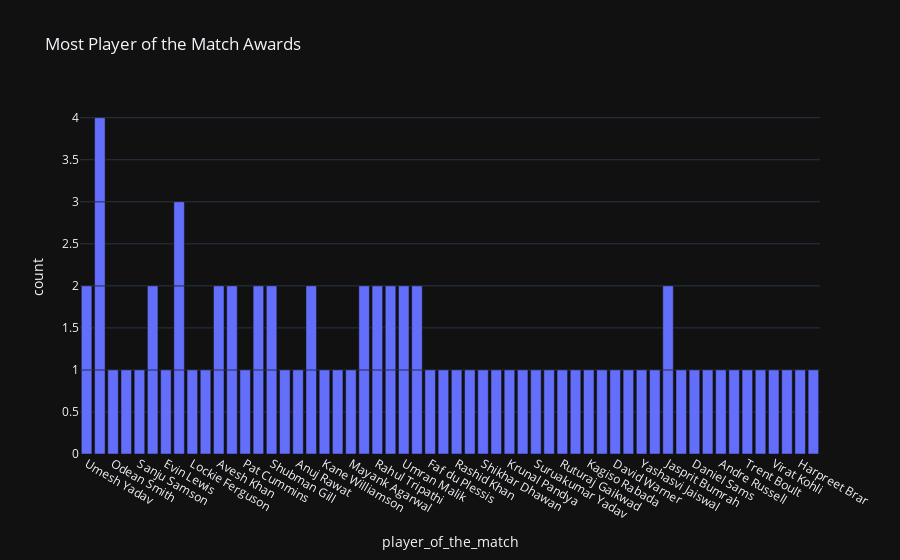

Here is the notebook cell this chart was saved with:
### Code cell
figure=px.bar(data,x=data['player_of_the_match'],
             title='Most Player of the Match Awards', template='plotly_dark')
figure.show()

### Figure 1 — Plotly figure (JSON) as saved in the notebook; plotly's stock layout.template omitted (floating-point values rounded to 4 significant figures)
{"data": [{"alignmentgroup": "True", "hovertemplate": "player_of_the_match=%{x}<br>count=%{y}<extra></extra>", "legendgroup": "", "marker": {"color": "#636efa", "pattern": {"shape": ""}}, "name": "", "offsetgroup": "", "orientation": "v", "showlegend": false, "textposition": "auto", "type": "bar", "x": ["Umesh Yadav", "Kuldeep Yadav", "Odean Smith", "Mohammed Shami", "Sanju Samson", "Wanindu Hasaranga", "Evin Lewis", "Umesh Yadav", "Jos Buttler", "Lockie Ferguson", "Liam Livingstone", "Avesh Khan", "Dinesh Karthik", "Pat Cummins", "Quinton de Kock", "Shubman Gill", "Abhishek Sharma", "Anuj Rawat", "Kuldeep Yadav", "Yuzvendra Chahal", "Kane Williamson", "Shivam Dube", "Mayank Agarwal", "Hardik Pandya", "Rahul Tripathi", "K L Rahul", "Dinesh Karthik", "Umran Malik", "David Miller", "Yuzvendra Chahal", "Faf du Plessis", "Kuldeep Yadav", "Mukesh Choudhary", "Jos Buttler", "Rashid Khan", "Marco Jansen", "K L Rahul", "Shikhar Dhawan", "Riyan Parag", "Umran Malik", "Kuldeep Yadav", "Krunal Pandya", "Rahul Tewatia", "Suruakumar Yadav", "Mohsin Khan", "Ruturaj Gaikwad", "Rinku Singh", "Kagiso Rabada", "Harshal Patel", "David Warner", "Tim David", "Yashasvi Jaiswal", "Avesh Khan", "Wanindu Hasaranga", "Devon Conway", "Jasprit Bumrah", "Shubman Gill", "Mitchell Marsh", "Daniel Sams", "Jonny Bairstow", "Andre Russell", "W. Saha", "Trent Boult", "Shardul Thakur", "Rahul Tripathi", "Quinton de Kock", "Virat Kohli", "R Aswin", "Jasprit Bumrah", "Harpreet Brar", "David Miller", "Rajat Patidar", "Jos Buttler", "Hardik Pandya"], "xaxis": "x", "y": [1, 1, 1, 1, 1, 1, 1, 1, 1, 1, 1, 1, 1, 1, 1, 1, 1, 1, 1, 1, 1, 1, 1, 1, 1, 1, 1, 1, 1, 1, 1, 1, 1, 1, 1, 1, 1, 1, 1, 1, 1, 1, 1, 1, 1, 1, 1, 1, 1, 1, 1, 1, 1, 1, 1, 1, 1, 1, 1, 1, 1, 1, 1, 1, 1, 1, 1, 1, 1, 1, 1, 1, 1, 1], "yaxis": "y"}], "layout": {"autosize": true, "barmode": "relative", "legend": {"tracegroupgap": 0}, "title": {"text": "Most Player of the Match Awards"}, "xaxis": {"anchor": "y", "autorange": false, "domain": [0, 1], "range": [-0.5, 55.5], "title": {"text": "player_of_the_match"}, "type": "category"}, "yaxis": {"anchor": "x", "autorange": false, "domain": [0, 1], "range": [4.441e-16, 4.211], "title": {"text": "count"}, "type": "linear"}}}
